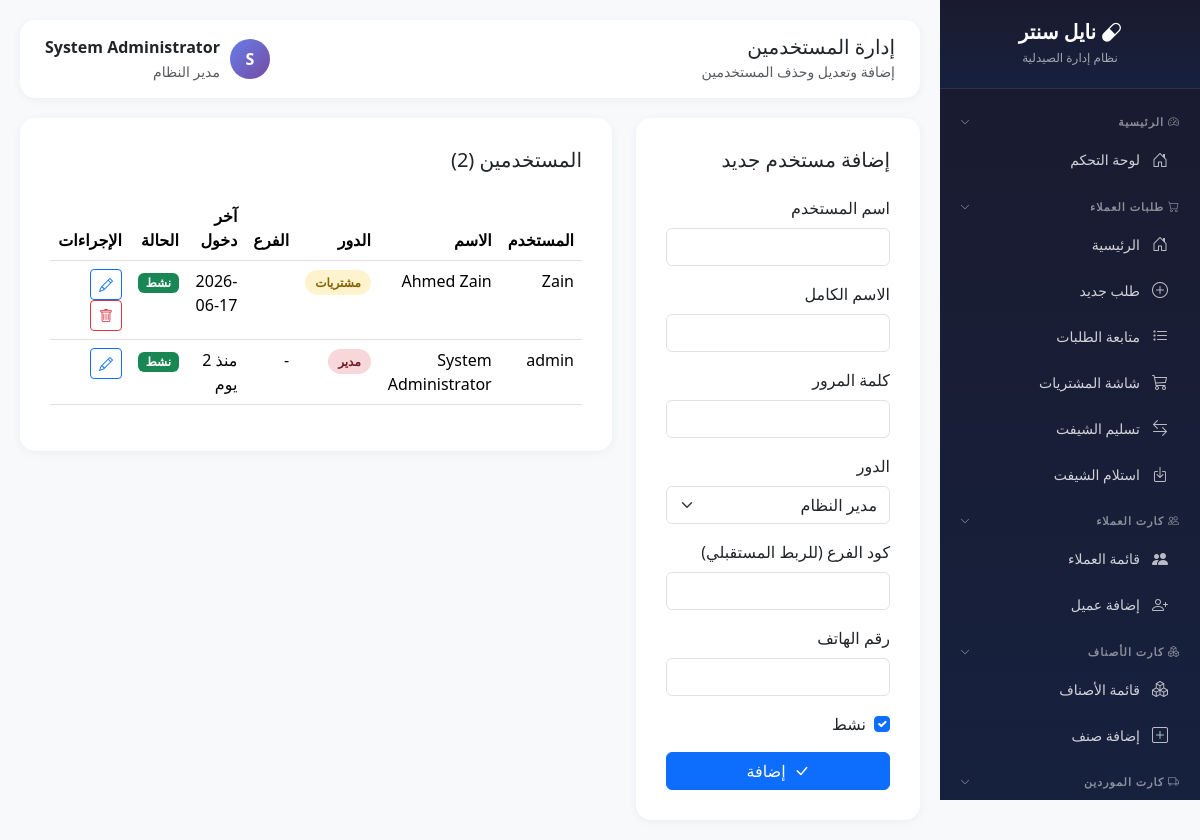
Before: /admin/users.php (signed in) with the older database file.
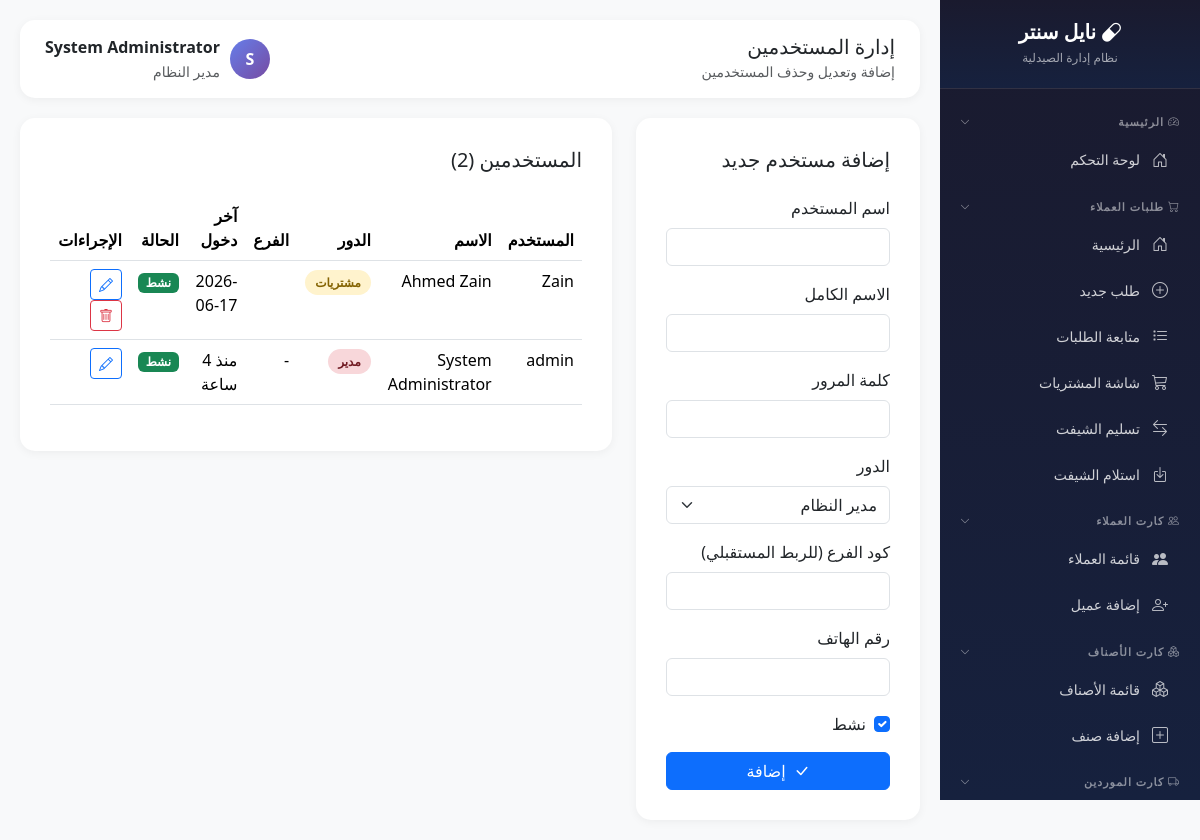
After: the same page with the newer database file.
### tables this page shows
CREATE TABLE `users` (
  `id` int(11) NOT NULL,
  `username` varchar(50) NOT NULL,
  `password` varchar(255) NOT NULL,
  `full_name` varchar(100) NOT NULL,
  `role` enum('admin','pharmacist','purchaser','cashier') DEFAULT 'pharmacist',
  `branch_code` varchar(20) DEFAULT NULL,
  `phone` varchar(20) DEFAULT NULL,
  `is_active` tinyint(1) DEFAULT 1,
  `last_login` datetime DEFAULT NULL,
  `created_at` timestamp NOT NULL DEFAULT current_timestamp(),
  `updated_at` timestamp NOT NULL DEFAULT current_timestamp() ON UPDATE current_timestamp()
);

### core/config.php (called while the page is built, shortened)
<?php
function timeAgo($datetime) {
    $time = strtotime($datetime);
    $now = time();
    $diff = $now - $time;
    if ($diff < 86400) return 'منذ ' . floor($diff / 3600) . ' ساعة';
    if ($diff < 604800) return 'منذ ' . floor($diff / 86400) . ' يوم';
    return date('Y-m-d', $time);
}

### admin/users.php (the view, shortened to what the changed rows need)
<?php
require_once __DIR__ . '/../core/config.php';
$db = getDB();
$stmt = $db->query("SELECT * FROM users ORDER BY created_at DESC");
$users = $stmt->fetchAll();
?>
<!DOCTYPE html>
<html lang="ar" dir="rtl">
<head>
    <link href="https://cdn.jsdelivr.net/npm/bootstrap@5.3.2/dist/css/bootstrap.rtl.min.css" rel="stylesheet">
    <link href="https://cdn.jsdelivr.net/npm/bootstrap-icons@1.11.1/font/bootstrap-icons.css" rel="stylesheet">
</head>
<body>
    <div class="main-content">
        <div class="row">
            <div class="col-lg-8">
                <div class="content-card">
                    <div class="table-responsive">
                        <table class="table table-hover">
                            <thead>
                                <tr>
                                    <th>المستخدم</th>
                                    <th>الاسم</th>
                                    <th>الدور</th>
                                    <th>الفرع</th>
                                    <th>آخر دخول</th>
                                    <th>الحالة</th>
                                    <th>الإجراءات</th>
                                </tr>
                            </thead>
                            <tbody>
                                <?php foreach ($users as $user): ?>
                                <tr>
                                    <td><?= $user['username'] ?></td>
                                    <td><?= $user['full_name'] ?></td>
                                    <td>
                                        <span class="role-badge role-<?= $user['role'] ?>">
                                            <?= $user['role'] === 'admin' ? 'مدير' : ($user['role'] === 'pharmacist' ? 'صيدلي' : ($user['role'] === 'purchaser' ? 'مشتريات' : 'كاشير')) ?>
                                        </span>
                                    </td>
                                    <td><?= $user['branch_code'] ?? '-' ?></td>
                                    <td><?= $user['last_login'] ? timeAgo($user['last_login']) : 'لم يسبق له' ?></td>
                                    <td>
                                        <?php if ($user['is_active']): ?>
                                            <span class="badge bg-success">نشط</span>
                                        <?php else: ?>
                                            <span class="badge bg-danger">معطل</span>
                                        <?php endif; ?>
                                    </td>
                                    <td>
                                        <a href="?edit=<?= $user['id'] ?>" class="btn btn-sm btn-outline-primary">
                                            <i class="bi bi-pencil"></i>
                                        </a>
                                    </td>
                                </tr>
                                <?php endforeach; ?>
                            </tbody>
                        </table>
                    </div>
                </div>
            </div>
        </div>
    </div>
</body>
</html>

Changed rows visible on the page:
changed users "admin": last_login "منذ 2 يوم" → "منذ 4 ساعة"
